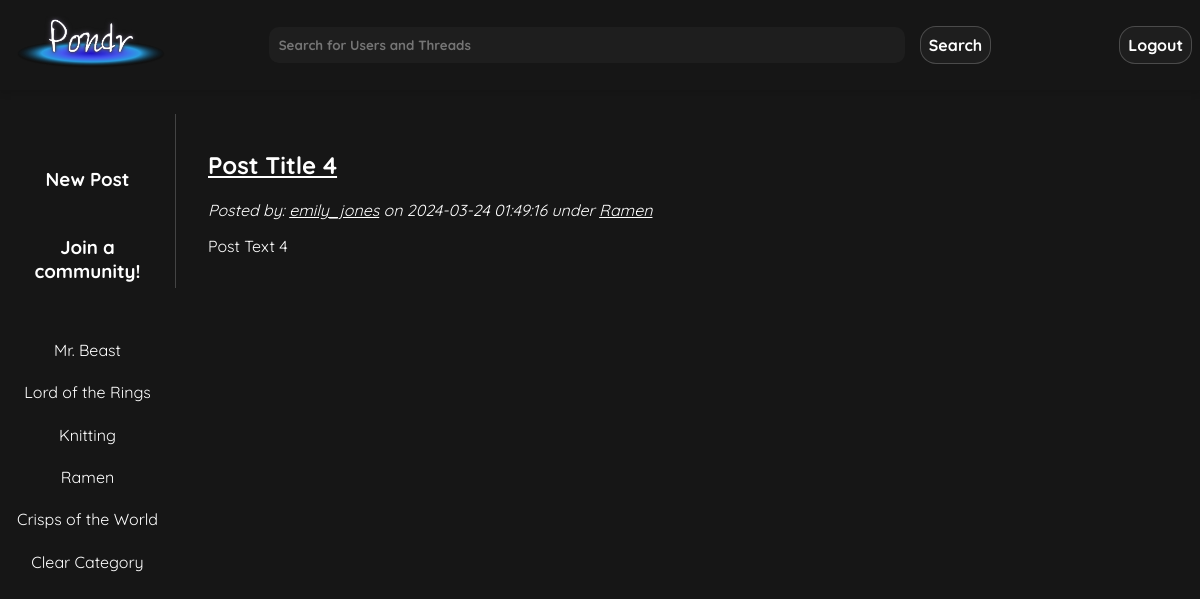
The page /pages/discussion.php?catId=4 (signed in) on the database its author committed.
### tables this page shows
CREATE TABLE categories (
    catId INT AUTO_INCREMENT,
    userId INT NOT NULL,
    name VARCHAR(255) NOT NULL,
    description VARCHAR(255),
    count INT NOT NULL DEFAULT 0,  
    PRIMARY KEY(catId),
    FOREIGN KEY(userId) REFERENCES users(userId)
        ON DELETE CASCADE
);

CREATE TABLE posts (
    postId INT AUTO_INCREMENT,
    userId INT NOT NULL, 
    postDate DATETIME NOT NULL,  
    title VARCHAR(255) NOT NULL,
    text VARCHAR(3000) NOT NULL,  
    img VARCHAR(255),
    link VARCHAR(255),
    catId INT,
    likes INT NOT NULL DEFAULT 0,
    comment INT NOT NULL DEFAULT 0,
    PRIMARY KEY(postId,userId),
    FOREIGN KEY(userId) REFERENCES users(userId)
        ON DELETE CASCADE,
    FOREIGN KEY(catId) REFERENCES categories(catId)
        ON DELETE CASCADE
    
);

CREATE TABLE users (
    userId INT AUTO_INCREMENT,
    utype BIT(1) NOT NULL,  
    fName VARCHAR(255) NOT NULL,
    lName VARCHAR(255) NOT NULL,
    uName VARCHAR(255) NOT NULL UNIQUE,
    email VARCHAR(255) NOT NULL UNIQUE,
    pass VARCHAR(255) NOT NULL,
    bio VARCHAR(1000) NOT NULL,  
    pfp VARCHAR(255),
    recoveryKey VARCHAR(255) NOT NULL,
    PRIMARY KEY(userId)
);

### public/pages/discussion.php (the view, shortened to what this page needs)
<?php
$search = $_GET['search'] ?? null;
?>
<!DOCTYPE html>
<html lang="en">
<head>
    <link rel="stylesheet" href="../css/styles.css">
    <link rel="stylesheet" href="../css/discussion.css">
</head>
<body>
    <?php require_once '../scripts/header.php';  ?>
    <main class="center-container margin-down">
        <section class="side-container">
            <?php
            if (isset ($uid)) {
                echo "<a href=\"./new_post.php\"><h3>New Post</h3></a>";
                echo '<a href="create_category.php" class="create-community-btn"><h3>Join a community!</h3></a>';
            }
            ?>
            <ul>
                <?php
                $sql = "SELECT catId, name FROM categories ORDER BY count DESC LIMIT 10;";
                $prstmt = $conn->prepare($sql);
                try {
                    $prstmt->execute();
                    $prstmt->bind_result($catListId,$catName);
                    if ($prstmt->fetch()) {
                        echo (isset($search)) ? "<li><a href=\"./discussion.php?catId=$catListId&search=$search\">$catName</a></li>" : "<li><a href=\"./discussion.php?catId=$catListId\">$catName</a></li>";
                        while ($prstmt->fetch()) {
                            echo (isset ($search)) ? "<li><a href=\"./discussion.php?catId=$catListId&search=$search\">$catName</a></li>" : "<li><a href=\"./discussion.php?catId=$catListId\">$catName</a></li>";
                        }
                        echo (isset ($search)) ? "<li><a href=\"./discussion.php?search=$search\">Clear Filter</a></li>" : "<li><a href=\"./discussion.php\">Clear Category</a></li>";
                    } else {
                        echo "<p>No Categories have been made yet! Try making one now!</p>";
                    }
                } catch(mysqli_sql_exception $e) {
                    $code = $e->getCode();
                    echo "<p>Error occurred: pulling categories. Error: $code</p>";
                }
                ?>
            </ul>
        </section>
        <section class="discussion-container">
                <?php
                $sql = "SELECT p.postId, p.title, p.postDate, p.text, u.uName, c.name, p.img, c.catId
                FROM posts as p JOIN users as u ON p.userId = u.userId
                LEFT OUTER JOIN categories as c ON p.catId = c.catId
                WHERE" . (isset($catId) ? " p.catId = ? AND ":" ") . "CASE WHEN ? = \"\" THEN TRUE ELSE (p.title LIKE CONCAT('%',?,'%') OR p.text LIKE CONCAT('%',?,'%') OR u.uName LIKE CONCAT('%',?,'%')) END
                ORDER BY p.postDate DESC;";
                $prstmt = $conn->prepare($sql);
                $searchString = (isset($search)) ? $search : "";
                if (isset($catId)) {
                    $prstmt->bind_param("sssss",$catId,$searchString,$searchString,$searchString,$searchString);
                } else {
                    $prstmt->bind_param("ssss",$searchString,$searchString,$searchString,$searchString);
                }
                try {
                    $prstmt->execute();
                    $prstmt->bind_result($postId, $title, $postDate, $text, $uName, $catName, $postImg, $catId);
                    if($prstmt->fetch()){
                        echo "<div class=\"mini-thread\">";
                        echo "<article>";
                        echo "<a href=\"./thread.php?postId=$postId\"><h2>$title</h2></a>";
                        echo "<i>Posted by: <a href=\"./profile.php?uName=$uName\">$uName</a> on <time>$postDate</time> under <a href=\"./discussion.php?catId=$catId\">$catName</a></i>";
                        echo "<p>$text</p>";
                        echo "</article>";
                        echo "</div>";
                    } else {
                        echo "<p>Looks like theres no posts currently in Pondr. Be the first to post!</p>";
                    }
                } catch (mysqli_sql_exception $e) {
                    $code = $e->getCode();
                    echo "<p>Error while loading discussion posts. Try again. Error: $code</p>";
                }
                ?>
        </section>
    </main>
</body>
</html>

### public/css/styles.css (style rules this page uses)
:root { --background-color: #161616; --navbar-dark: linear-gradient(145deg, #0A0A0A, #161616); --button-border: rgba(255, 255, 255, 0.2); --text-color: #ffffff; --button-hover-bg: #2A2A2A; --input-background: #1E1E1E; --input-hover: rgba(255, 255, 255, 0.1); --highlight-color: #3A7FFB; --box-shadow: 0 4px 6px rgba(0, 0, 0, 0.1); --pondr-font: 'Quicksand', sans-serif; }
a { color: white; }
body { margin: 0; padding: 0; font-family: var(--pondr-font); background-color: var(--background-color); color:var(--text-color); transition: all 0.2s ease; }
.center-container { display:flex; justify-content: center; align-items:center; height: 94vh; }
.margin-down { margin-top: 2vw; align-items:flex-start; margin-bottom: 5em; }

### public/css/discussion.css (style rules this page uses)
.discussion-container { width: 80%; background: var(--dark-blue); padding: 1em 2em; border-left: var(--button-border) solid 0.1em; }
.mini-thread { display: flex; flex-direction: row; align-items: center; }
.mini-thread article { flex-grow:1; margin-right: 1em; }
.mini-thread a { color: white; }
.margin-down { justify-content: space-around; }
.side-container { background: var(--dark-blue); border-radius: 10px; flex-grow: 1; display: flex; flex-direction: column; align-items: center; margin-top: 2.6vw; position: relative; }
.side-container ul { padding-left: 0; list-style-type: none; width:100%; }
.side-container li { margin: 1em 0; width:100%; display:flex; justify-content: center; }
.side-container a { color: white; display: block; background: var(--button-green); box-sizing: border-box; text-align: center; width: 90%; text-decoration: none; padding: 0.2em 0; transition: background-color 0.1s ease-in; border-radius: 0.5em; }

### rows shown on the page
categories: name "Mr. Beast"
categories: name "Lord of the Rings"
categories: name "Knitting"
categories: name "Ramen"
categories: name "Crisps of the World"
posts: title "Post Title 4", userId.uName "emily_jones", postDate "2024-03-24 01:49:16", catId.name "Ramen", text "Post Text 4"
